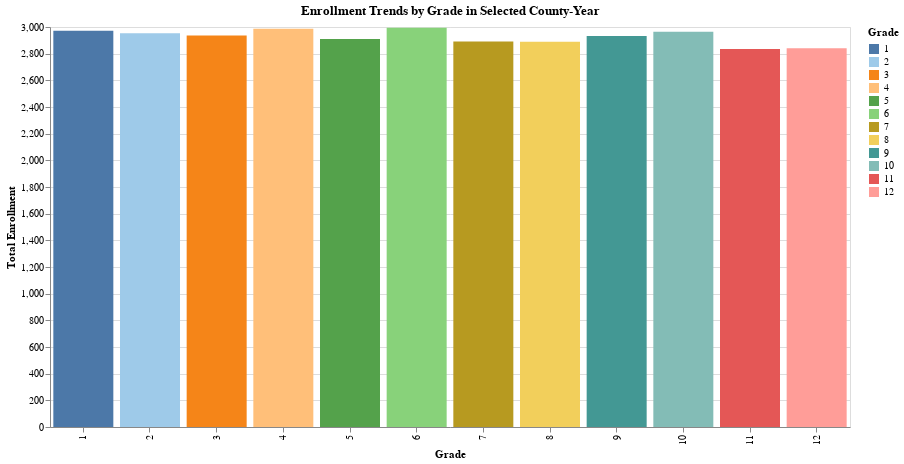

Notebook source saved alongside this figure:
### Markdown cell above
This interactive line chart is created to visualize enrollment trends across grades for a selected county and year. A dropdown filter allows users to select a specific county-year combination to adjust the chart dynamically. The line chart displays changes in student enrollment per grade over time, enabling users to quickly identify trends and patterns by grade level. But we ended up with a line chart filled with dots instead of lines, so did not convey what we wanted to convey.

### Code cell
combined_df = pd.merge(df_1, df_2, on=['ENTITY_CD', 'YEAR'])
grades = [str(g) for g in range(1, 13)]
melted = combined_df.melt(id_vars=['COUNTY_NAME', 'YEAR'], value_vars=grades, var_name='Grade', value_name='Students')
aggregated_df = melted.groupby(['COUNTY_NAME', 'YEAR', 'Grade'], as_index=False)['Students'].sum()
aggregated_df['CountyYear'] = aggregated_df['COUNTY_NAME'] + ' - ' + aggregated_df['YEAR'].astype(str)
aggregated_df['Grade'] = aggregated_df['Grade'].astype(int)
aggregated_df = aggregated_df.sort_values(by='Grade')

# Disable the max rows limit for Altair
alt.data_transformers.disable_max_rows()

county_year_dropdown = alt.binding_select(options=sorted(aggregated_df['CountyYear'].unique()), name='Select County and Year: ')
county_year_select = alt.selection_single(fields=['CountyYear'], bind=county_year_dropdown, value=sorted(aggregated_df['CountyYear'].unique())[0])

# Bar chart visualization for total enrollment by grade, filtered by the combined county-year selection
bar_chart = alt.Chart(aggregated_df).mark_bar().encode(
    x=alt.X('Grade:O', title='Grade', sort='ascending'), 
    y=alt.Y('sum(Students):Q', title='Total Enrollment', aggregate='sum'),
    color=alt.Color('Grade:N', scale=alt.Scale(scheme='tableau20')),
    tooltip=['CountyYear', 'Grade', 'sum(Students):Q']
).properties(
    width=800,
    height=400,
    title='Enrollment Trends by Grade in Selected County-Year'
).add_params(
    county_year_select
).transform_filter(
    county_year_select
)

bar_chart

### Figure 1 — Vega-Lite specification as saved in the notebook (floating-point values rounded to 4 significant figures; data arrays with more than 128 entries replaced by an {"elided": "..."} marker saying what was removed)
{"config": {"view": {"continuousWidth": 300, "continuousHeight": 300}}, "data": {"name": "data-3a03a46e110c1c324b4f43ccca53ccdd"}, "mark": {"type": "bar"}, "encoding": {"color": {"field": "Grade", "scale": {"scheme": "tableau20"}, "type": "nominal"}, "tooltip": [{"field": "CountyYear", "type": "nominal"}, {"field": "Grade", "type": "quantitative"}, {"aggregate": "sum", "field": "Students", "type": "quantitative"}], "x": {"field": "Grade", "sort": "ascending", "title": "Grade", "type": "ordinal"}, "y": {"aggregate": "sum", "field": "Students", "title": "Total Enrollment", "type": "quantitative"}}, "height": 400, "params": [{"name": "param_4", "select": {"type": "point", "fields": ["CountyYear"]}, "bind": {"input": "select", "options": {"elided": "189 str values"}, "name": "Select County and Year: "}, "value": "ALBANY - 2021"}], "title": "Enrollment Trends by Grade in Selected County-Year", "transform": [{"filter": {"param": "param_4"}}], "width": 800, "$schema": "https://vega.github.io/schema/vega-lite/v5.8.0.json", "datasets": {"data-3a03a46e110c1c324b4f43ccca53ccdd": {"elided": "2268 records"}}}
